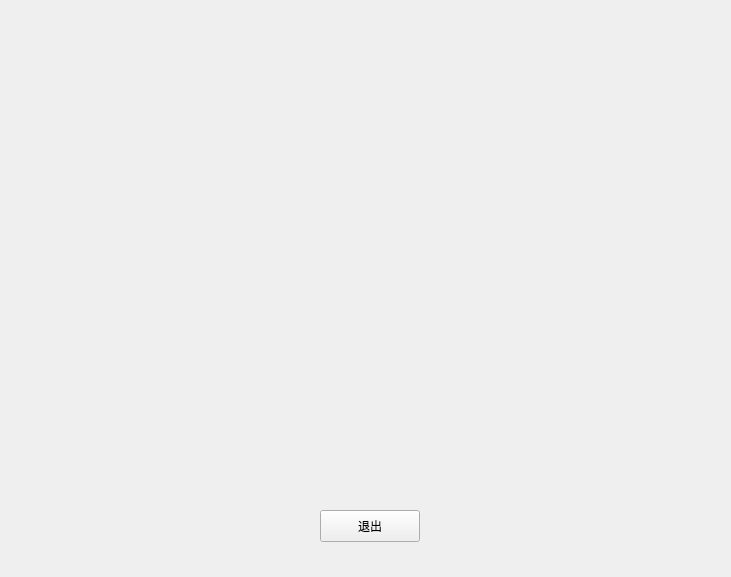
<?xml version="1.0" encoding="UTF-8"?>
<ui version="4.0">
 <class>RoomList</class>
 <widget class="QWidget" name="RoomList">
  <property name="geometry">
   <rect>
    <x>0</x>
    <y>0</y>
    <width>731</width>
    <height>577</height>
   </rect>
  </property>
  <property name="windowTitle">
   <string>RoomList</string>
  </property>
  <widget class="QWidget" name="gridLayoutWidget">
   <property name="geometry">
    <rect>
     <x>70</x>
     <y>20</y>
     <width>591</width>
     <height>471</height>
    </rect>
   </property>
   <layout class="QGridLayout" name="gridLayout"/>
  </widget>
  <widget class="QPushButton" name="pushButton_exit">
   <property name="geometry">
    <rect>
     <x>320</x>
     <y>510</y>
     <width>100</width>
     <height>32</height>
    </rect>
   </property>
   <property name="text">
    <string>退出</string>
   </property>
   <property name="icon">
    <iconset theme="application-exit"/>
   </property>
  </widget>
 </widget>
 <resources/>
 <connections/>
</ui>
